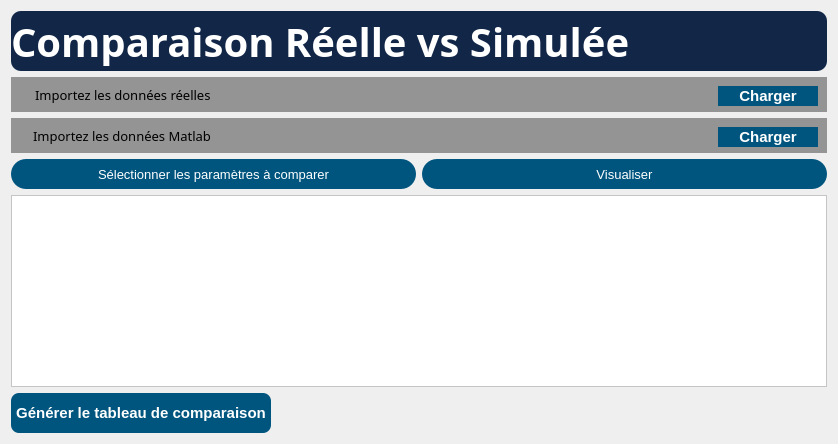
             <widget class="QWidget" name="page_6">
              <layout class="QGridLayout" name="gridLayout_3">
               <item row="0" column="0">
                <widget class="QLabel" name="label_9">
                 <property name="minimumSize">
                  <size>
                   <width>0</width>
                   <height>60</height>
                  </size>
                 </property>
                 <property name="font">
                  <font>
                   <family>Lucida Bright</family>
                   <pointsize>30</pointsize>
                   <weight>75</weight>
                   <bold>true</bold>
                  </font>
                 </property>
                 <property name="styleSheet">
                  <string notr="true">QLabel {
    border-radius: 10px; 
color: rgb(255, 255, 255);
background-color: rgb(18, 39, 72);

}</string>
                 </property>
                 <property name="text">
                  <string>Comparaison Réelle vs Simulée</string>
                 </property>
                </widget>
               </item>
               <item row="1" column="0">
                <widget class="QWidget" name="widget_3" native="true">
                 <property name="minimumSize">
                  <size>
                   <width>0</width>
                   <height>35</height>
                  </size>
                 </property>
                 <property name="maximumSize">
                  <size>
                   <width>16777215</width>
                   <height>35</height>
                  </size>
                 </property>
                 <property name="styleSheet">
                  <string notr="true">
background-color: rgb(148, 148, 148);</string>
                 </property>
                 <layout class="QHBoxLayout" name="horizontalLayout_9">
                  <item>
                   <widget class="QLabel" name="label_7">
                    <property name="text">
                     <string/>
                    </property>
                    <property name="pixmap">
                     <pixmap resource="momo_resources.qrc">:/&lt;newPrefix&gt;/icon_2/icons8-upload-to-cloud-24.png</pixmap>
                    </property>
                   </widget>
                  </item>
                  <item>
                   <widget class="QLabel" name="label_20">
                    <property name="font">
                     <font>
                      <family>Lucida Bright</family>
                      <pointsize>10</pointsize>
                      <weight>50</weight>
                      <bold>false</bold>
                     </font>
                    </property>
                    <property name="text">
                     <string>Importez les données réelles</string>
                    </property>
                   </widget>
                  </item>
                  <item>
                   <spacer name="horizontalSpacer_5">
                    <property name="orientation">
                     <enum>Qt::Vertical</enum>
                    </property>
                    <property name="sizeHint" stdset="0">
                     <size>
                      <width>501</width>
                      <height>20</height>
                     </size>
                    </property>
                   </spacer>
                  </item>
                  <item>
                   <widget class="QPushButton" name="Browse_Files_5">
                    <property name="minimumSize">
                     <size>
                      <width>100</width>
                      <height>20</height>
                     </size>
                    </property>
                    <property name="maximumSize">
                     <size>
                      <width>16777215</width>
                      <height>20</height>
                     </size>
                    </property>
                    <property name="styleSheet">
                     <string notr="true">QPushButton{
 background-color: rgb(0, 85, 127);
 color: rgb(255, 255, 255);
 border: none;
 border-radius: 15px;
 font-weight: bold;
 font-size:15px
}


</string>
                    </property>
                    <property name="text">
                     <string>Charger</string>
                    </property>
                    <property name="checkable">
                     <bool>true</bool>
                    </property>
                    <property name="autoExclusive">
                     <bool>true</bool>
                    </property>
                   </widget>
                  </item>
                 </layout>
                </widget>
               </item>
               <item row="2" column="0">
                <widget class="QWidget" name="widget_8" native="true">
                 <property name="minimumSize">
                  <size>
                   <width>0</width>
                   <height>35</height>
                  </size>
                 </property>
                 <property name="maximumSize">
                  <size>
                   <width>16777215</width>
                   <height>35</height>
                  </size>
                 </property>
                 <property name="styleSheet">
                  <string notr="true">
background-color: rgb(148, 148, 148);</string>
                 </property>
                 <layout class="QHBoxLayout" name="horizontalLayout_11">
                  <item>
                   <widget class="QLabel" name="label_16">
                    <property name="text">
                     <string/>
                    </property>
                    <property name="pixmap">
                     <pixmap resource="momo_resources.qrc">:/&lt;newPrefix&gt;/icon_2/icons8-upload-to-cloud-24.png</pixmap>
                    </property>
                   </widget>
                  </item>
                  <item>
                   <layout class="QVBoxLayout" name="verticalLayout_23">
                    <property name="spacing">
                     <number>0</number>
                    </property>
                    <item>
                     <widget class="QLabel" name="label_22">
                      <property name="font">
                       <font>
                        <family>Lucida Bright</family>
                        <pointsize>10</pointsize>
                        <weight>50</weight>
                        <bold>false</bold>
                       </font>
                      </property>
                      <property name="text">
                       <string>Importez les données Matlab</string>
                      </property>
                     </widget>
                    </item>
                   </layout>
                  </item>
                  <item>
                   <spacer name="horizontalSpacer_8">
                    <property name="orientation">
                     <enum>Qt::Vertical</enum>
                    </property>
                    <property name="sizeHint" stdset="0">
                     <size>
                      <width>501</width>
                      <height>20</height>
                     </size>
                    </property>
                   </spacer>
                  </item>
                  <item>
                   <widget class="QPushButton" name="Browse_Files_11">
                    <property name="minimumSize">
                     <size>
                      <width>100</width>
                      <height>20</height>
                     </size>
                    </property>
                    <property name="maximumSize">
                     <size>
                      <width>16777215</width>
                      <height>20</height>
                     </size>
                    </property>
                    <property name="styleSheet">
                     <string notr="true">QPushButton{
 background-color: rgb(0, 85, 127);
 color: rgb(255, 255, 255);
 border: none;
 border-radius: 15px;
 font-weight: bold;
 font-size:15px
}</string>
                    </property>
                    <property name="text">
                     <string>Charger</string>
                    </property>
                    <property name="checkable">
                     <bool>true</bool>
                    </property>
                    <property name="autoExclusive">
                     <bool>true</bool>
                    </property>
                   </widget>
                  </item>
                 </layout>
                </widget>
               </item>
               <item row="3" column="0">
                <layout class="QHBoxLayout" name="horizontalLayout_12">
                 <item>
                  <widget class="QPushButton" name="Start_analysis_button_4">
                   <property name="minimumSize">
                    <size>
                     <width>300</width>
                     <height>30</height>
                    </size>
                   </property>
                   <property name="font">
                    <font>
                     <pointsize>10</pointsize>
                    </font>
                   </property>
                   <property name="styleSheet">
                    <string notr="true">QPushButton {
border-radius: 15px; 
color: rgb(255, 255, 255);
background-color: rgb(0, 85, 127);

}</string>
                   </property>
                   <property name="text">
                    <string>Sélectionner les paramètres à comparer</string>
                   </property>
                   <property name="iconSize">
                    <size>
                     <width>28</width>
                     <height>26</height>
                    </size>
                   </property>
                   <property name="checkable">
                    <bool>true</bool>
                   </property>
                   <property name="autoExclusive">
                    <bool>true</bool>
                   </property>
                  </widget>
                 </item>
                 <item>
                  <widget class="QPushButton" name="Start_analysis_button_5">
                   <property name="minimumSize">
                    <size>
                     <width>185</width>
                     <height>30</height>
                    </size>
                   </property>
                   <property name="font">
                    <font>
                     <pointsize>10</pointsize>
                    </font>
                   </property>
                   <property name="styleSheet">
                    <string notr="true">QPushButton {
border-radius: 15px; 
color: rgb(255, 255, 255);
background-color: rgb(0, 85, 127);

}</string>
                   </property>
                   <property name="text">
                    <string>Visualiser</string>
                   </property>
                   <property name="iconSize">
                    <size>
                     <width>28</width>
                     <height>26</height>
                    </size>
                   </property>
                   <property name="checkable">
                    <bool>true</bool>
                   </property>
                   <property name="autoExclusive">
                    <bool>true</bool>
                   </property>
                  </widget>
                 </item>
                </layout>
               </item>
               <item row="4" column="0">
                <widget class="QChartView" name="graphicsView_2">
                 <property name="styleSheet">
                  <string notr="true">background-color: rgb(85, 255, 127);
background-color: rgb(255, 255, 255);</string>
                 </property>
                </widget>
               </item>
               <item row="5" column="0">
                <widget class="QPushButton" name="Generate_report_button_2">
                 <property name="minimumSize">
                  <size>
                   <width>260</width>
                   <height>40</height>
                  </size>
                 </property>
                 <property name="maximumSize">
                  <size>
                   <width>260</width>
                   <height>40</height>
                  </size>
                 </property>
                 <property name="styleSheet">
                  <string notr="true">QPushButton{
 background-color: rgb(0, 85, 127);;
 color: white;
 border: none;
 border-radius: 8px;
 font-weight: bold;
 font-size:15px
}

</string>
                 </property>
                 <property name="text">
                  <string>Générer le tableau de comparaison</string>
                 </property>
                 <property name="checkable">
                  <bool>true</bool>
                 </property>
                 <property name="autoExclusive">
                  <bool>true</bool>
                 </property>
                </widget>
               </item>
              </layout>
             </widget>
